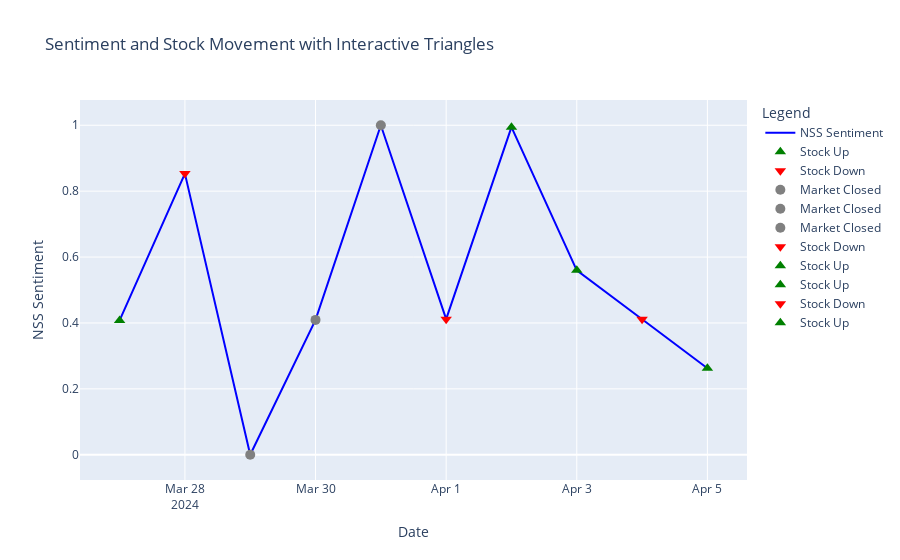

Source (notebook cell):
### Code cell
import plotly.graph_objects as go

# Creating the line plot for weighted average sentiment
fig = go.Figure()
fig.add_trace(go.Scatter(x=nss_df['date'], y=nss_df['normalized_nss'], mode='lines', name='NSS Sentiment', line=dict(color='blue')))

# Adding markers for actual stock labels
for i, row in nss_df.iterrows():
    if row['actual_label'] == 1:
        fig.add_trace(go.Scatter(x=[row['date']], y=[row['normalized_nss']], mode='markers', marker_symbol='triangle-up', marker_color='green', marker_size=10, name='Stock Up'))
    elif row['actual_label'] == 0:
        fig.add_trace(go.Scatter(x=[row['date']], y=[row['normalized_nss']], mode='markers', marker_symbol='triangle-down', marker_color='red', marker_size=10, name='Stock Down'))
    else:
        fig.add_trace(go.Scatter(x=[row['date']], y=[row['normalized_nss']], mode='markers', marker_symbol='circle', marker_color='grey', marker_size=10, name='Market Closed'))

# Setting layout for the figure
fig.update_layout(title='Sentiment and Stock Movement with Interactive Triangles', xaxis_title='Date', yaxis_title='NSS Sentiment', legend_title='Legend')
fig.show()

### Figure 1 — Plotly figure (JSON) as saved in the notebook; plotly's stock layout.template omitted (floating-point values rounded to 4 significant figures)
{"data": [{"line": {"color": "blue"}, "mode": "lines", "name": "NSS Sentiment", "type": "scatter", "x": ["2024-03-27T00:00:00", "2024-03-28T00:00:00", "2024-03-29T00:00:00", "2024-03-30T00:00:00", "2024-03-31T00:00:00", "2024-04-01T00:00:00", "2024-04-02T00:00:00", "2024-04-03T00:00:00", "2024-04-04T00:00:00", "2024-04-05T00:00:00"], "y": [0.4076, 0.8532, 0, 0.4093, 1.0, 0.4115, 0.9942, 0.5596, 0.4111, 0.2625]}, {"marker": {"color": "green", "size": 10, "symbol": "triangle-up"}, "mode": "markers", "name": "Stock Up", "type": "scatter", "x": ["2024-03-27T00:00:00"], "y": [0.4076]}, {"marker": {"color": "red", "size": 10, "symbol": "triangle-down"}, "mode": "markers", "name": "Stock Down", "type": "scatter", "x": ["2024-03-28T00:00:00"], "y": [0.8532]}, {"marker": {"color": "grey", "size": 10, "symbol": "circle"}, "mode": "markers", "name": "Market Closed", "type": "scatter", "x": ["2024-03-29T00:00:00"], "y": [0]}, {"marker": {"color": "grey", "size": 10, "symbol": "circle"}, "mode": "markers", "name": "Market Closed", "type": "scatter", "x": ["2024-03-30T00:00:00"], "y": [0.4093]}, {"marker": {"color": "grey", "size": 10, "symbol": "circle"}, "mode": "markers", "name": "Market Closed", "type": "scatter", "x": ["2024-03-31T00:00:00"], "y": [1.0]}, {"marker": {"color": "red", "size": 10, "symbol": "triangle-down"}, "mode": "markers", "name": "Stock Down", "type": "scatter", "x": ["2024-04-01T00:00:00"], "y": [0.4115]}, {"marker": {"color": "green", "size": 10, "symbol": "triangle-up"}, "mode": "markers", "name": "Stock Up", "type": "scatter", "x": ["2024-04-02T00:00:00"], "y": [0.9942]}, {"marker": {"color": "green", "size": 10, "symbol": "triangle-up"}, "mode": "markers", "name": "Stock Up", "type": "scatter", "x": ["2024-04-03T00:00:00"], "y": [0.5596]}, {"marker": {"color": "red", "size": 10, "symbol": "triangle-down"}, "mode": "markers", "name": "Stock Down", "type": "scatter", "x": ["2024-04-04T00:00:00"], "y": [0.4111]}, {"marker": {"color": "green", "size": 10, "symbol": "triangle-up"}, "mode": "markers", "name": "Stock Up", "type": "scatter", "x": ["2024-04-05T00:00:00"], "y": [0.2625]}], "layout": {"legend": {"title": {"text": "Legend"}}, "title": {"text": "Sentiment and Stock Movement with Interactive Triangles"}, "xaxis": {"title": {"text": "Date"}}, "yaxis": {"title": {"text": "NSS Sentiment"}}}}
